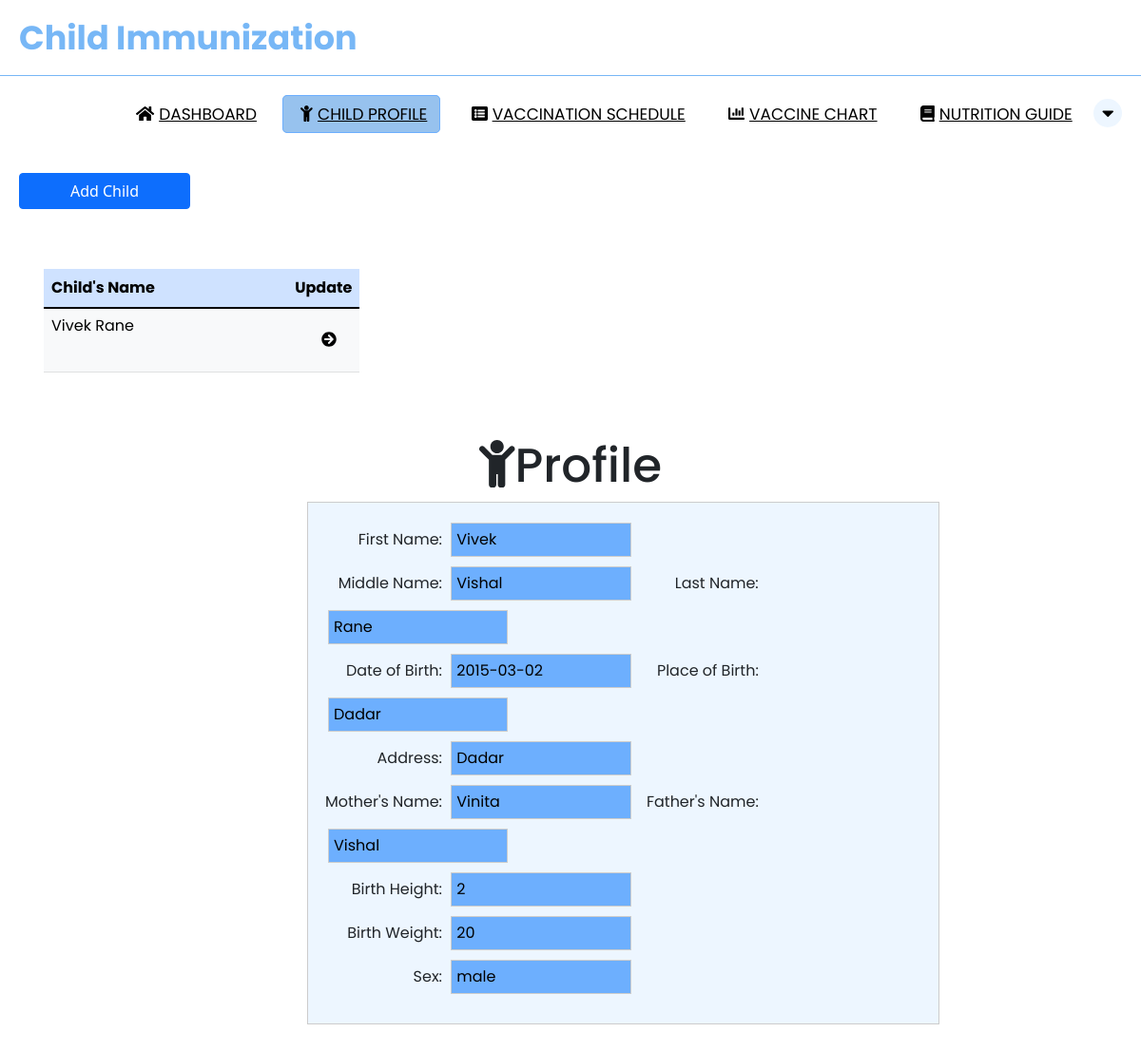
Before: /parent_child.php (signed in) with the older database file.
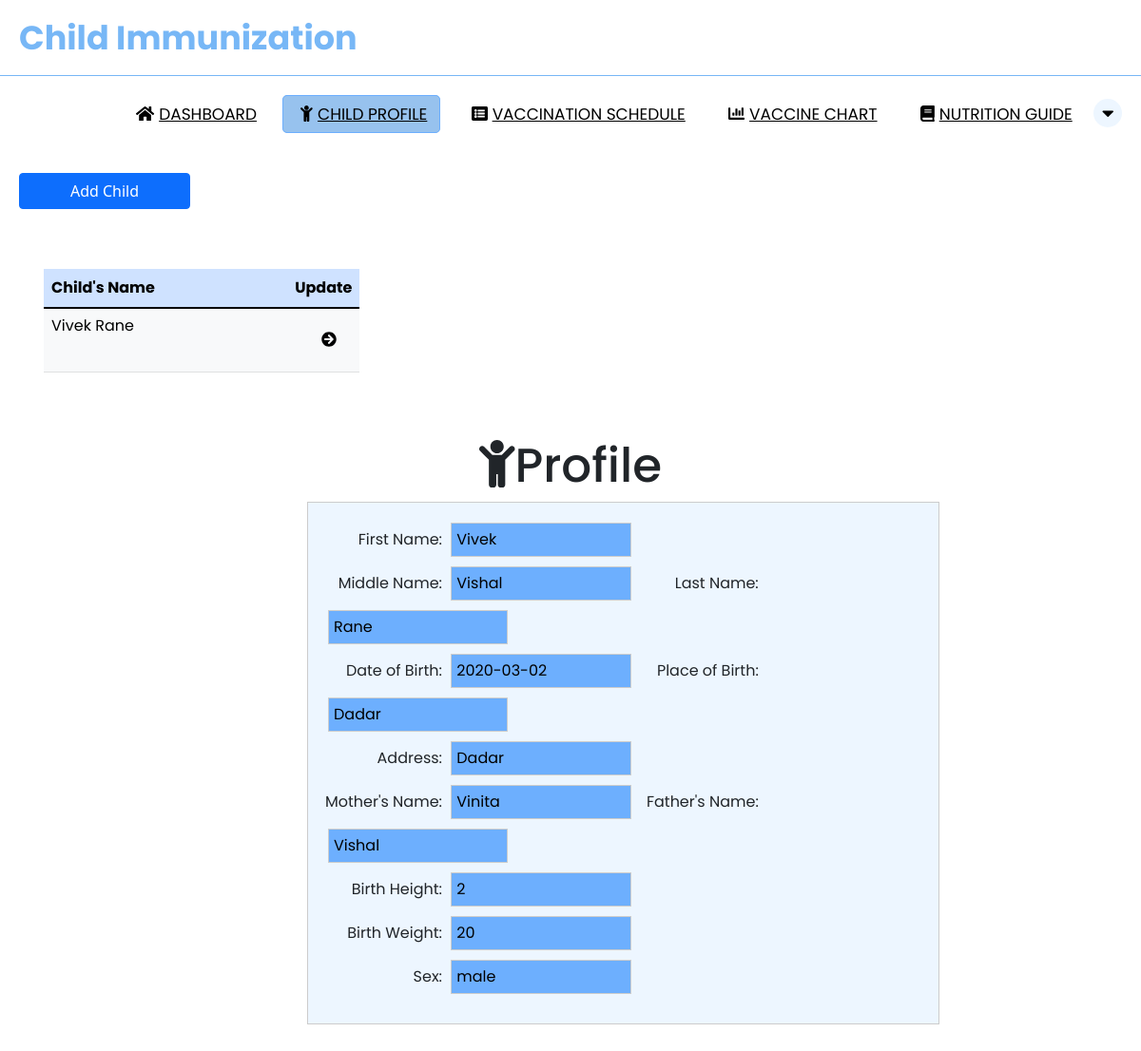
After: the same page with the newer database file.
### tables this page shows
CREATE TABLE `child_tbl` (
  `child_id` int(11) NOT NULL,
  `parent_id` int(11) NOT NULL,
  `firstname` varchar(50) NOT NULL,
  `lastname` varchar(50) NOT NULL,
  `middlename` varchar(50) NOT NULL,
  `dateofbirth` date NOT NULL,
  `placeofbirth` varchar(100) NOT NULL,
  `address` varchar(50) NOT NULL,
  `fathername` varchar(50) NOT NULL,
  `mothername` varchar(50) NOT NULL,
  `birthheight` int(11) NOT NULL,
  `birthweight` int(11) NOT NULL,
  `sex` varchar(50) NOT NULL
);

### PHP/functions.php (called while the page is built, shortened)
<?php
function check_login($con)
{
    if (isset($_SESSION['parent_id'])) {
        $parent_id = $_SESSION['parent_id'];
        $query = "SELECT * FROM parent_tbl where parent_id = '$parent_id' limit 1";
        $result = mysqli_query($con, $query);
        if ($result && mysqli_num_rows($result) > 0) {
            $user_data = mysqli_fetch_assoc($result);
            return $user_data;
        }
    }
}

### parent_child.php (the view, shortened to what the changed rows need)
<?php
include "PHP/connection.php";
include "PHP/functions.php";
$user_data = check_login($con);
$parent_id = $user_data['parent_id'];
?>
<!DOCTYPE html>
<html lang="en">
<head>
    <link rel="stylesheet" href="https://cdnjs.cloudflare.com/ajax/libs/font-awesome/4.7.0/css/font-awesome.min.css">
    <link href="https://cdn.jsdelivr.net/npm/bootstrap@5.1.3/dist/css/bootstrap.min.css" rel="stylesheet">
    <link rel="stylesheet" href="CSS/parent_child.css">
</head>
<body>
<div class="container">
    <table id="example" class="table table-primary table-hover" style="width:30%;">
        <thead>
            <tr>
              <th>Child's Name</th>
              <th style="width: 10%">Update</th>
            </tr>
        </thead>
        <tbody class="table table-light" style="line-height: 20px">
            <?php
            $sql = "SELECT * FROM child_tbl where parent_id='$parent_id'";
            $stmt = $con->prepare($sql);
            $stmt->execute();
            $result = $stmt->get_result();
            while ($row = $result->fetch_assoc()) { ?>
            <tr>
                <td><?php echo $row['firstname'] . "  " . $row['lastname']; ?></td>
                <td><button id="id-<?php echo $row['child_id']; ?>" type="button" class="btn btn-primary editbtn" style="color: black; border: none">
                <i class="fa fa-arrow-circle-right"></i>
                </button></td>
            </tr>
            <?php }
            ?>
        </tbody>
    </table>
</div>
<div class="container">
<h2><i class="fa fa-child"></i>Profile</h2>
<?php
$sql = "SELECT * FROM child_tbl where parent_id='$parent_id'";
$stmt = $con->prepare($sql);
$stmt->execute();
$result = $stmt->get_result();
$child_ids = [];
while ($row = $result->fetch_assoc()) {
    $child_ids[] = $row['child_id'];
}
foreach ($child_ids as $value) {
    $sql = "SELECT * FROM child_tbl where child_id='$value'";
    $stmt = $con->prepare($sql);
    $stmt->execute();
    $result = $stmt->get_result();
    while ($row = mysqli_fetch_assoc($result)) { ?>
<form class="form-inline-1" action="/action_page.php"  style="border:1px solid #ccc">
<div class="container">
    <label class="label">First Name:</label>
    <input type="text" value=<?php if (isset($row['firstname'])) {
        echo $row['firstname'];
    } ?>>
<br>
    <label class="label">Middle Name:</label>
    <input type="text" value=<?php if (isset($row['middlename'])) {
        echo $row['middlename'];
    } ?>>
    <label class="label">Last Name:</label>
    <input type="text" value=<?php if (isset($row['lastname'])) {
        echo $row['lastname'];
    } ?>>
<br>
    <label class="label">Date of Birth:</label>
    <input type="text" value=<?php if (isset($row['dateofbirth'])) {
        echo $row['dateofbirth'];
    } ?>>
    <label for="pwd" class="label">Place of Birth:</label>
    <input type="text" value=<?php if (isset($row['placeofbirth'])) {
        echo $row['placeofbirth'];
    } ?>>
<br>
    <label class="label">Address:</label>
    <input type="text" value=<?php if (isset($row['address'])) {
        echo $row['address'];
    } ?>>
<br>
    <label class="label">Mother's Name:</label>
    <input type="text" value=<?php if (isset($row['mothername'])) {
        echo $row['mothername'];
    } ?>>
    <label for="pwd" class="label">Father's Name:</label>
    <input type="text" value=<?php if (isset($row['fathername'])) {
        echo $row['fathername'];
    } ?>>
<br>
    <label class="label">Birth Height:</label>
    <input type="text" value=<?php if (isset($row['birthheight'])) {
        echo $row['birthheight'];
    } ?>>
<br>
    <label for="pwd" class="label"> Birth Weight:</label>
    <input type="text" value=<?php if (isset($row['birthweight'])) {
        echo $row['birthweight'];
    } ?>>
<br>
    <label  class="label">Sex:</label>
    <input type="text" value=<?php if (isset($row['sex'])) {
        echo $row['sex'];
    } ?>>
    </div>
    </div>
<br>
<?php }
}
?>
</body>
</html>

Changed rows visible on the page:
changed child_tbl "Vivek": dateofbirth "2015-03-02" → "2020-03-02"
